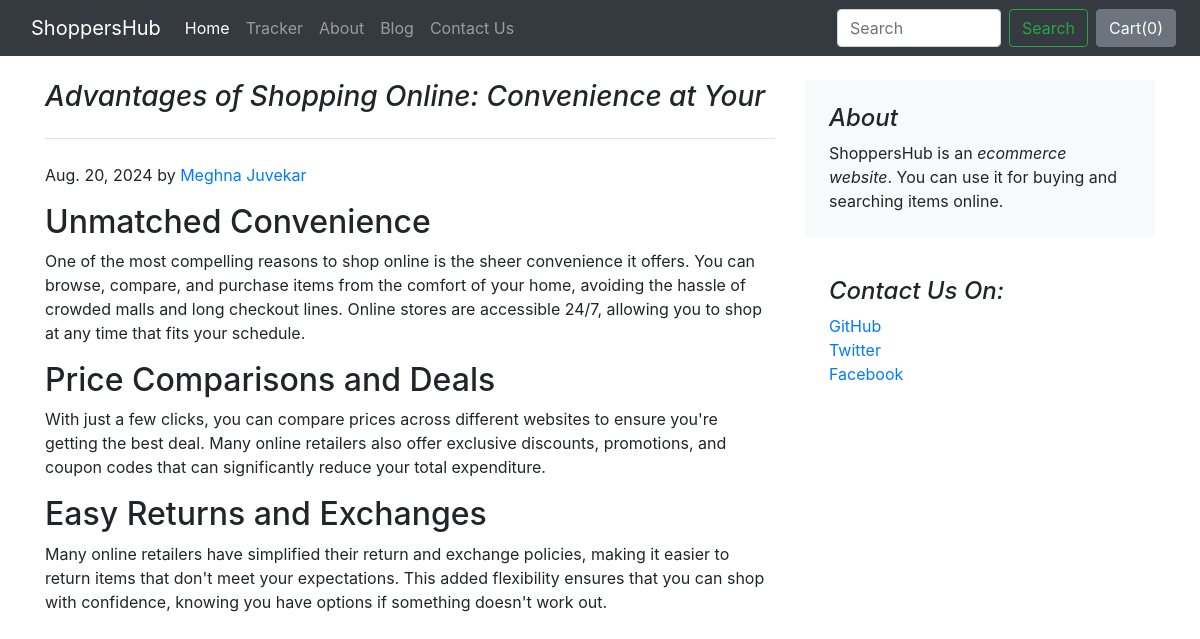
/blog/blogpost/2/, run on the app's committed database.
### blog/models.py (models this page shows)
class BlogPost(models.Model):
    post_id = models.AutoField(primary_key=True)
    title = models.CharField(max_length=50)
    head0 = models.CharField(max_length=500,default="")
    chead0 = models.CharField(max_length=5000,default="")
    head1 = models.CharField(max_length=500,default="")
    chead1 = models.CharField(max_length=5000,default="")
    head2 = models.CharField(max_length=500,default="")
    chead2 = models.CharField(max_length=5000,default="")
    publish_date = models.DateField()
    thumbnail = models.ImageField(upload_to="shop/images",default="")
    def __str__(self):
        return self.title

### blog/views.py (the view)
# urls.py: path('blogpost/<int:id>/', views.blogpost, name='blogPost'),
def blogpost(request,id):
    post = BlogPost.objects.filter(post_id = id)[0]
    print(post)
    return render(request,"blog/blogpost.html",{'post':post})

### blog/templates/blog/blogpost.html (shortened to what this page needs)
{%extends 'blog/basic.html'%}
{%block body%}
<div class="container">
    <div class="row mt-4">
        <div class="col-md-8 blog-main">
            <h3 class="pb-4 mb-4 font-italic border-bottom">
                {{post.title}}
            </h3>
            <div class="blog-post">
                <p class="blog-post-meta">{{post.publish_date}} by <a href="#">Meghna Juvekar</a></p>
                <h2 class="blog-post-title">{{post.head0}}</h2>
                <p>{{post.chead0}}</p>
                <h2>{{post.head1}}</h2>
                <p> {{post.chead1}}</p>
                <h2>{{post.head2}}</h2>
                <p>{{post.chead2}}</p>
            </div>
        </div>
        <aside class="col-md-4 blog-sidebar">
            <div class="p-4 mb-3 bg-light rounded">
                <h4 class="font-italic">About</h4>
                <p class="mb-0">ShoppersHub is an <em>ecommerce website</em>. You can use it for buying and searching items online. </p>
            </div>
            <div class="p-4">
                <h4 class="font-italic">Contact Us On: </h4>
                <ol class="list-unstyled">
                    <li><a href="#">GitHub</a></li>
                    <li><a href="#">Twitter</a></li>
                    <li><a href="#">Facebook</a></li>
                </ol>
            </div>
        </aside>
    </div>
</div>
{%endblock%}

### data on the page
BlogPost: title "Advantages of Shopping Online: Convenience at Your", publish_date "Aug. 20, 2024", head0 "Unmatched Convenience", chead0 "One of the most compelling reasons to shop online is the sheer convenience it offers. You can browse, compare, and purchase items from the comfort of your home, avoiding the hassle of crowded malls and long checkout lines. Online stores are accessible 24/7, allowing you to shop at any time that fits your schedule.", head1 "Price Comparisons and Deals", chead1 "With just a few clicks, you can compare prices across different websites to ensure you're getting the best deal. Many online retailers also offer exclusive discounts, promotions, and coupon codes that can significantly reduce your total expenditure.", head2 "Easy Returns and Exchanges", chead2 "Many online retailers have simplified their return and exchange policies, making it easier to return items that don't meet your expectations. This added flexibility ensures that you can shop with confidence, knowing you have options if something doesn't work out."
